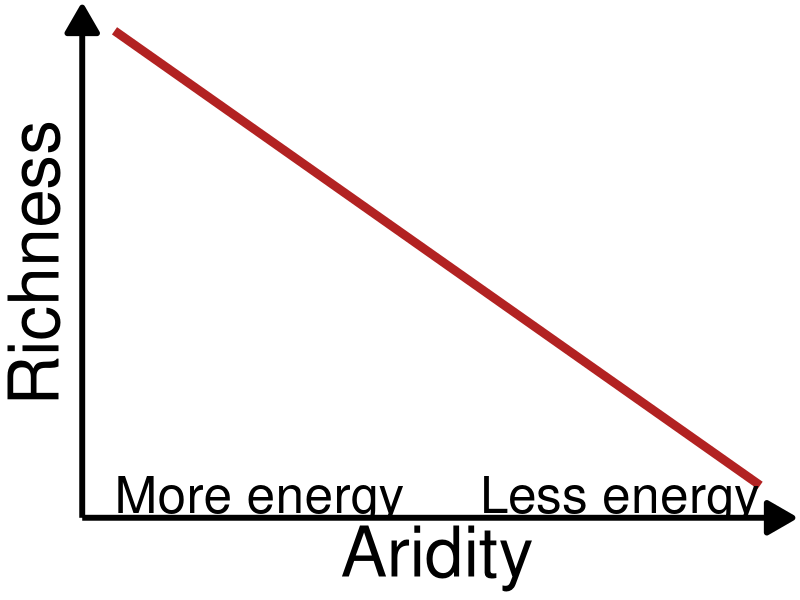
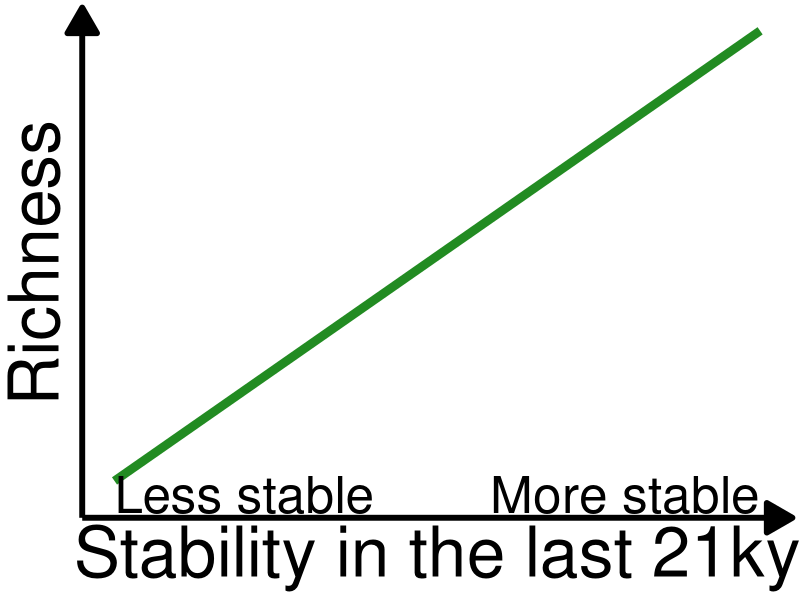
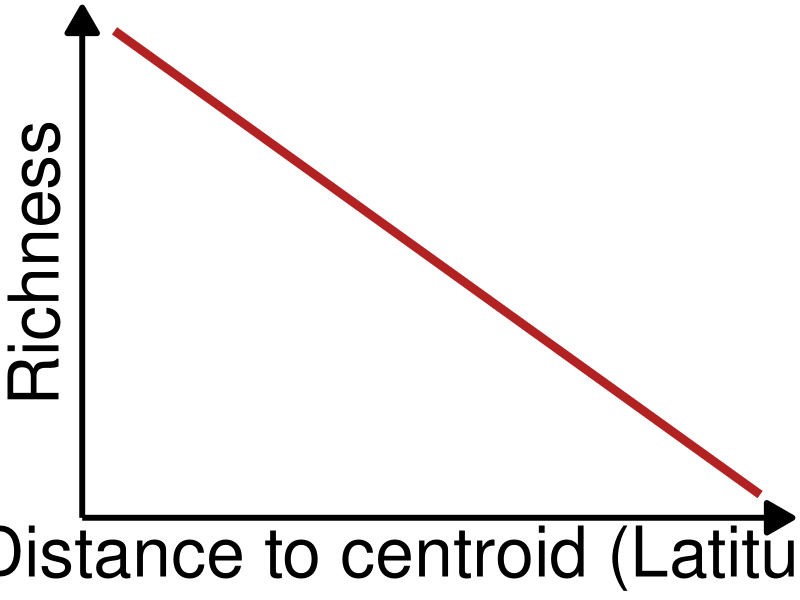
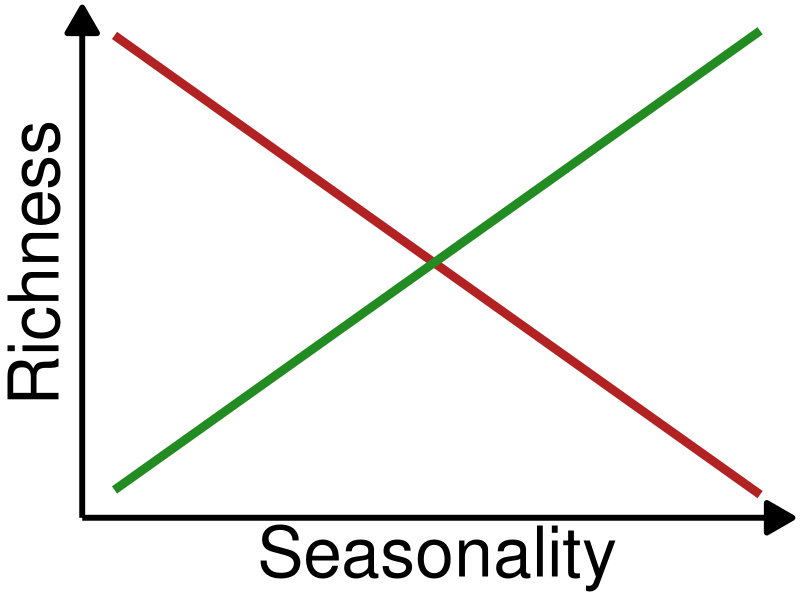
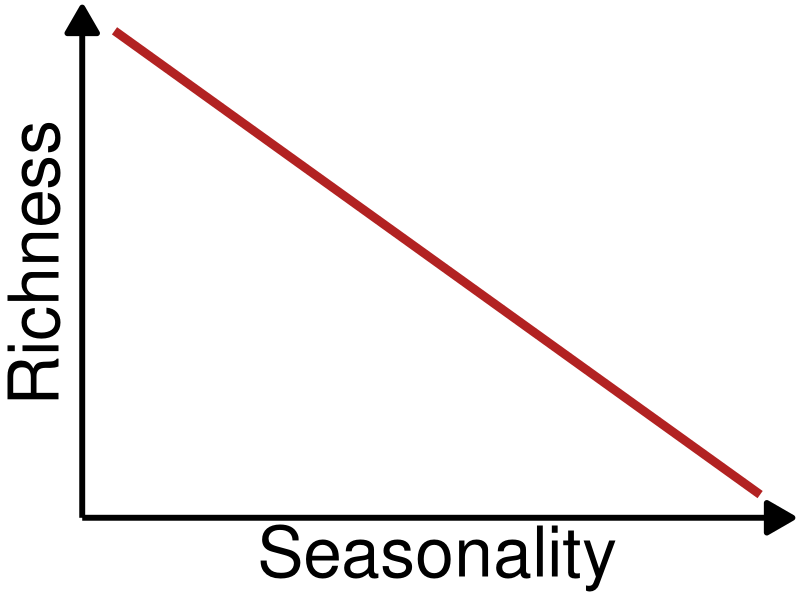
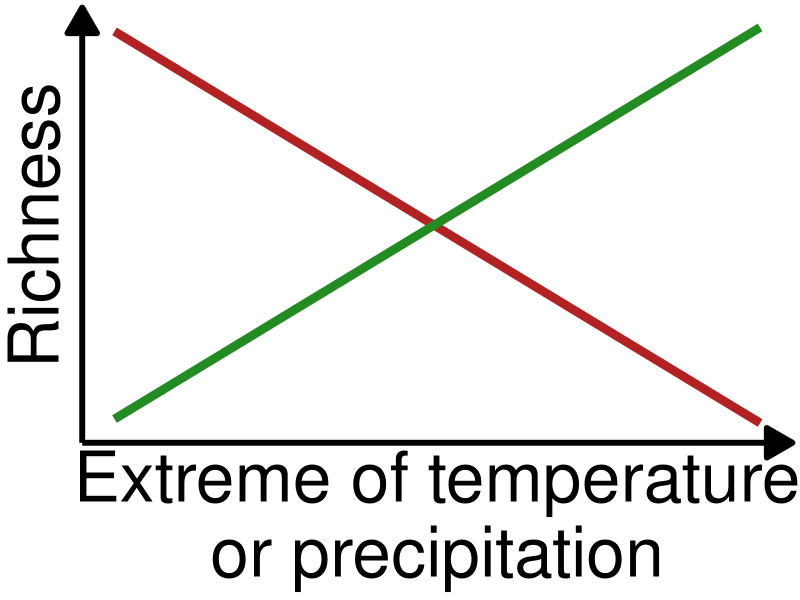
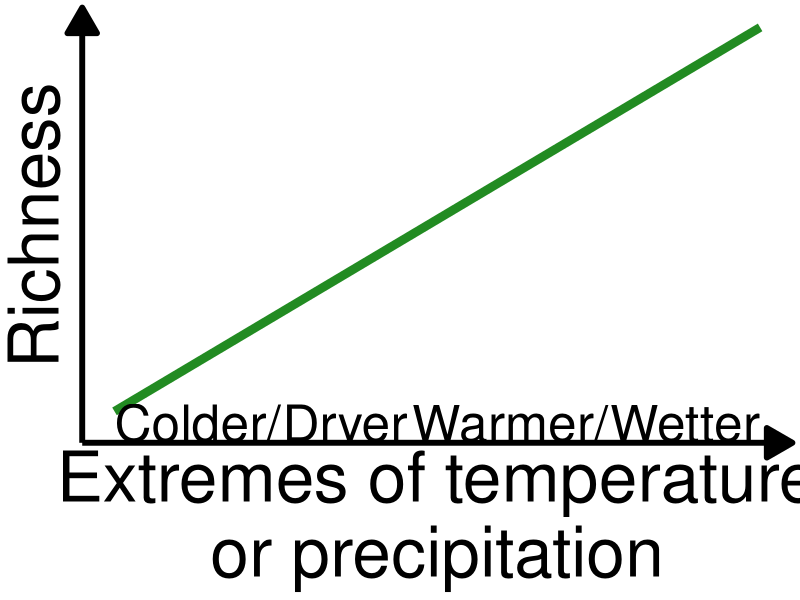
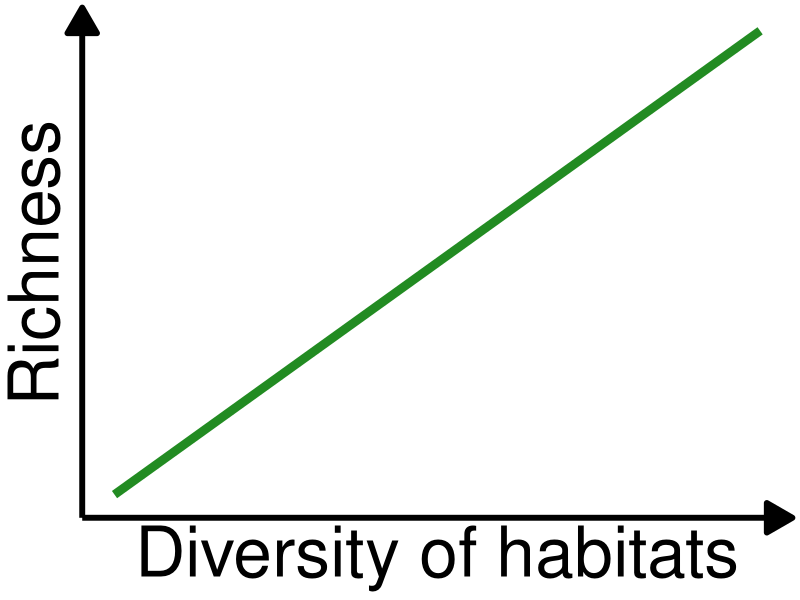

Reproduce these figures in R, in order.
####Generate hypothesis graph####
dir.create("Data/Hypothesis")

library(ggplot2)


# Create simulated data for intersecting lines
set.seed(123)  # Set a seed for reproducibility

# Coefficients of the models
beta_positive <- 1
beta_negative <- -1
intercept_positive <- 50 - beta_positive * 50  # Adjusted intercept to cross at 50
intercept_negative <- 50 - beta_negative * 50  # Adjusted intercept to cross at 50

data <- data.frame(
  X = 1:100,
  Y_positive = beta_positive * (1:100) + intercept_positive,
  Y_negative = beta_negative * (1:100) + intercept_negative)


#Negative relations
  #Energy
g.energy<- ggplot(data, aes(x = X, y = Y_negative)) +
  geom_line(size = 3, colour = "firebrick") +
  xlab("Aridity") + ylab("Richness") +
  theme_classic() +
  theme(axis.line.y = element_line(arrow = grid::arrow(length = unit(0.75, "cm"), 
                                                       ends = "last", type = "closed"),
                                   linewidth = 2),
        axis.line.x = element_line(arrow = grid::arrow(length = unit(0.75, "cm"), 
                                                       ends = "last", type = "closed"),
                                   linewidth = 2),
        axis.ticks.x = element_blank(),
        axis.ticks.y=element_blank(),
        axis.text.x = element_blank(),
        axis.text.y = element_blank(),
        axis.title.y = element_text(size = 50),
        axis.title.x = element_text(size = 50)) +
  annotate("text", x = min(data$X), y = -2, label = "More energy", size = 13, hjust = 0) +
  annotate("text", x = max(data$X), y = -2, label = "Less energy", size = 13, hjust = 1)

g.energy
ggsave("Data/Hypothesis/Energy.png", g.energy, dpi = 300, height = 8)

#Stability
g.stab <- ggplot(data, aes(x = X, y = Y_positive)) +
  geom_line(size = 3, colour = "forestgreen") +
  xlab("Stability in the last 21ky") + ylab("Richness") +
  theme_classic() +
  theme(axis.line.y = element_line(arrow = grid::arrow(length = unit(0.75, "cm"), 
                                                       ends = "last", type = "closed"),
                                   linewidth = 2),
        axis.line.x = element_line(arrow = grid::arrow(length = unit(0.75, "cm"), 
                                                       ends = "last", type = "closed"),
                                   linewidth = 2),
        axis.ticks.x = element_blank(),
        axis.ticks.y=element_blank(),
        axis.text.x = element_blank(),
        axis.text.y = element_blank(),
        axis.title.y = element_text(size = 50),
        axis.title.x = element_text(size = 50)) +
  annotate("text", x = min(data$X), y = -2, label = "Less stable", size = 13, hjust = 0) +
  annotate("text", x = max(data$X), y = -2, label = "More stable", size = 13, hjust = 1)

g.stab
ggsave("Data/Hypothesis/Stability.png", g.stab, dpi = 300, height = 8.5)

  #Mid-Domain
g.mid <- ggplot(data, aes(x = X, y = Y_negative)) +
  geom_line(size = 3, colour = "firebrick") +
  xlab("Distance to centroid (Latitude)") + ylab("Richness") +
  theme_classic() +
  theme(axis.line.y = element_line(arrow = grid::arrow(length = unit(0.75, "cm"), 
                                                       ends = "last", type = "closed"),
                                   linewidth = 2),
        axis.line.x = element_line(arrow = grid::arrow(length = unit(0.75, "cm"), 
                                                       ends = "last", type = "closed"),
                                   linewidth = 2),
        axis.ticks.x = element_blank(),
        axis.ticks.y=element_blank(),
        axis.text.x = element_blank(),
        axis.text.y = element_blank(),
        axis.title.y = element_text(size = 50),
        axis.title.x = element_text(size = 50))

g.mid
ggsave("Data/Hypothesis/MID.png", g.mid, dpi = 300, height = 8.5)

  #Seasonality (positive and negative)
g.seas <- ggplot(data, aes(x = X, y = Y_negative)) +
  geom_line(size = 3, colour = "firebrick") +
  geom_line(data =data, aes(x = X, y = Y_positive), size = 3, colour = "forestgreen") +
  xlab("Seasonality") + ylab("Richness") +
  theme_classic() +
  theme(axis.line.y = element_line(arrow = grid::arrow(length = unit(0.75, "cm"), 
                                                       ends = "last", type = "closed"),
                                   linewidth = 2),
        axis.line.x = element_line(arrow = grid::arrow(length = unit(0.75, "cm"), 
                                                       ends = "last", type = "closed"),
                                   linewidth = 2),
        axis.ticks.x = element_blank(),
        axis.ticks.y=element_blank(),
        axis.text.x = element_blank(),
        axis.text.y = element_blank(),
        axis.title.y = element_text(size = 50),
        axis.title.x = element_text(size = 50))

g.seas
ggsave("Data/Hypothesis/Seasonality.png", g.seas, dpi = 300, height = 8.5)

#Seasonality (only negative)
g.seas2 <- ggplot(data, aes(x = X, y = Y_negative)) +
  geom_line(size = 3, colour = "firebrick") +
  xlab("Seasonality") + ylab("Richness") +
  theme_classic() +
  theme(axis.line.y = element_line(arrow = grid::arrow(length = unit(0.75, "cm"), 
                                                       ends = "last", type = "closed"),
                                   linewidth = 2),
        axis.line.x = element_line(arrow = grid::arrow(length = unit(0.75, "cm"), 
                                                       ends = "last", type = "closed"),
                                   linewidth = 2),
        axis.ticks.x = element_blank(),
        axis.ticks.y=element_blank(),
        axis.text.x = element_blank(),
        axis.text.y = element_blank(),
        axis.title.y = element_text(size = 50),
        axis.title.x = element_text(size = 50))

g.seas2
ggsave("Data/Hypothesis/Seasonality2.png", g.seas2, dpi = 300, height = 8.5)

#Tolerance (positive and negative)
g.tol <- ggplot(data, aes(x = X, y = Y_negative)) +
  geom_line(size = 3, colour = "firebrick") +
  geom_line(data =data, aes(x = X, y = Y_positive), size = 3, colour = "forestgreen") +
  xlab("Extreme of temperature\nor precipitation") + ylab("Richness") +
  theme_classic() +
  theme(axis.line.y = element_line(arrow = grid::arrow(length = unit(0.75, "cm"), 
                                                       ends = "last", type = "closed"),
                                   linewidth = 2),
        axis.line.x = element_line(arrow = grid::arrow(length = unit(0.75, "cm"), 
                                                       ends = "last", type = "closed"),
                                   linewidth = 2),
        axis.ticks.x = element_blank(),
        axis.ticks.y=element_blank(),
        axis.text.x = element_blank(),
        axis.text.y = element_blank(),
        axis.title.y = element_text(size = 50),
        axis.title.x = element_text(size = 50))

g.tol
ggsave("Data/Hypothesis/Tolerance.png", g.tol, dpi = 300, height = 8.5)

#Tolerance (Positive)
g.tol2 <- ggplot(data, aes(x = X, y = Y_positive)) +
  geom_line(size = 3, colour = "forestgreen") +
  xlab("Extremes of temperature\nor precipitation") + ylab("Richness") +
  theme_classic() +
  theme(axis.line.y = element_line(arrow = grid::arrow(length = unit(0.75, "cm"), 
                                                       ends = "last", type = "closed"),
                                   linewidth = 2),
        axis.line.x = element_line(arrow = grid::arrow(length = unit(0.75, "cm"), 
                                                       ends = "last", type = "closed"),
                                   linewidth = 2),
        axis.ticks.x = element_blank(),
        axis.ticks.y=element_blank(),
        axis.text.x = element_blank(),
        axis.text.y = element_blank(),
        axis.title.y = element_text(size = 50),
        axis.title.x = element_text(size = 50)) +
  annotate("text", x = min(data$X), y = -2, label = "Colder/Dryer", size = 13, hjust = 0) +
  annotate("text", x = max(data$X), y = -2, label = "Warmer/Wetter", size = 13, hjust = 1)

g.tol2
ggsave("Data/Hypothesis/Tolerance2.png", g.tol2, dpi = 300, height = 8.5)

#Topographic 
g.topo <- ggplot(data, aes(x = X, y = Y_positive)) +
  geom_line(size = 3, colour = "forestgreen") +
  xlab("Diversity of habitats") + ylab("Richness") +
  theme_classic() +
  theme(axis.line.y = element_line(arrow = grid::arrow(length = unit(0.75, "cm"), 
                                                       ends = "last", type = "closed"),
                                   linewidth = 2),
        axis.line.x = element_line(arrow = grid::arrow(length = unit(0.75, "cm"), 
                                                       ends = "last", type = "closed"),
                                   linewidth = 2),
        axis.ticks.x = element_blank(),
        axis.ticks.y=element_blank(),
        axis.text.x = element_blank(),
        axis.text.y = element_blank(),
        axis.title.y = element_text(size = 50),
        axis.title.x = element_text(size = 50))

g.topo
ggsave("Data/Hypothesis/topographic.png", g.topo, dpi = 300, height = 8.5)
